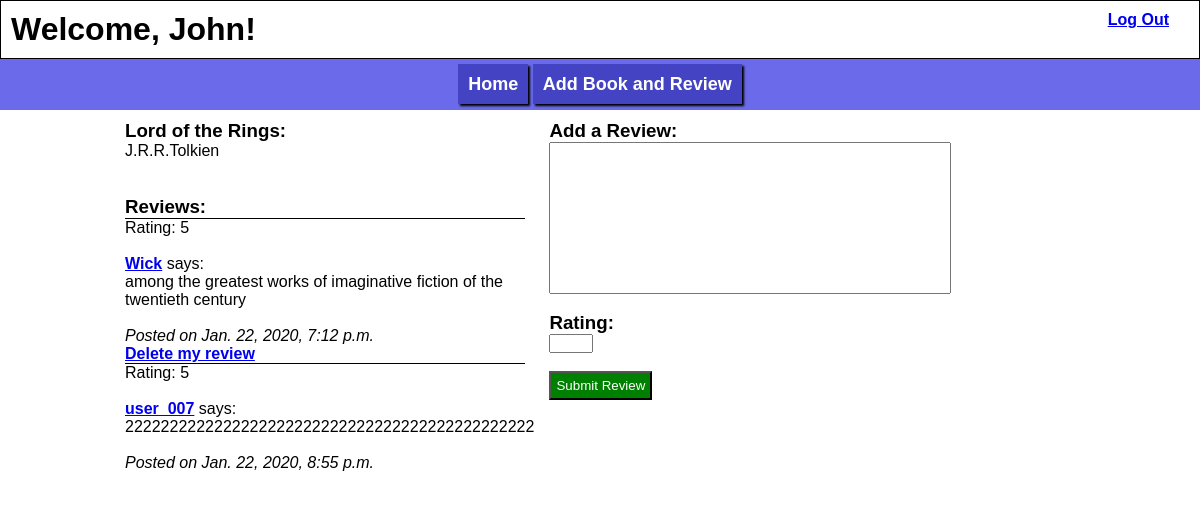
Screenshot of /books/1 (signed in) with the database file from the repository.
### login_app/models.py (models this page shows)
class User(models.Model):
    first_name = models.CharField(max_length = 255)
    alias = models.CharField(max_length = 255)
    email = models.CharField(max_length = 384)
    password = models.CharField(max_length = 60)
    objects = UserManager()
    created_at = models.DateTimeField(auto_now_add = True)
    updated_at = models.DateTimeField(auto_now = True)

### book_reviews_app/models.py (models this page shows)
class Book(models.Model):
    title = models.CharField(max_length = 100)
    author = models.ForeignKey(Author, related_name = "books", on_delete = models.CASCADE)
    created_at = models.DateTimeField(auto_now_add = True)
    updated_at = models.DateTimeField(auto_now = True)
    objects = BookManager()

class Author(models.Model):
    name = models.CharField(max_length = 100)
    created_at = models.DateTimeField(auto_now_add = True)
    updated_at = models.DateTimeField(auto_now = True)
    objects = AuthorManager()

class Review(models.Model):
    content = models.TextField()
    rating = models.IntegerField()
    user = models.ForeignKey(User, related_name = "reviews", on_delete = models.CASCADE)
    book = models.ForeignKey(Book, related_name = "reviews", on_delete = models.CASCADE)
    created_at = models.DateTimeField(auto_now_add = True)
    updated_at = models.DateTimeField(auto_now = True)
    objects = ReviewManager()

### book_reviews_app/views.py (the view)
# urls.py: path('<int:book_id>', views.book_info),
def book_info(request, book_id):
    context = {
        "book":Book.objects.get(id = book_id)
    }
    return render(request, "book_info.html", context)

### book_reviews_app/templates/book_info.html (shortened to what this page needs)
<!DOCTYPE html>
<html lang="en">
<head>
    {% load static %}
    <link rel="stylesheet" type="text/css" href="{% static 'books_style.css' %}">
</head>
<body>
    <header>
        <h1>Welcome, {{request.session.first_name}}!</h1>
        <a href="/books/logout">Log Out</a>
    </header>
    <nav>
        <a class="navigate_links" href="/books">Home</a>
        <a class="navigate_links" href="/books/add">Add Book and Review</a>
    </nav>
    <div id="wrapper">
        <main>
            <div class="review_parent">
                <h3>{{book.title}}:</h3>
                <p>{{book.author.name}}</p><br><br>
                <h3>Reviews:</h3>
                {% for review in book.reviews.all %}
                    <div class="review_child">
                        <p>Rating: {{review.rating}}</p><br>
                        <a href="/books/user/{{review.user.id}}">{{review.user.alias}}</a> says:
                        <p>{{review.content}}</p><br>
                        <p style="font-style: italic;">Posted on {{review.updated_at}}</p>
                        {% if review.user.id == request.session.user_id %}
                            <a href="/books/{{book.id}}/review/{{review.id}}/delete">Delete my review</a>
                        {% endif %}
                        <br>
                    </div>
                {% endfor %}
            </div>
            <div class="review">
                <form action="/books/{{book.id}}/add_review" method="POST">
                    <h3>Add a Review:</h3> <textarea name="review" cols="40" rows="10"></textarea><br>
                    <h3>Rating:</h3> <input type="number" name="rating" min="1" max="5"><br>
                    <input class="add_button" type="submit" value="Submit Review">
                </form>
                <ul class="errors">
                </ul>
            </div>
        </main>
    </div>
</body>
</html>

### login_app/static/books_style.css (style rules this page uses)
* { margin: 0px; padding: 0px; vertical-align: top; text-align: left; font-family: sans-serif; }
html, body { margin: 0px; height: 100%; }
#wrapper { height: 100%; }
main { margin: 0px auto; width: 970px; }
a { font-weight: bold; }
.review, .info { width: 400px; display: inline-block; padding: 10px; }
.review_parent { width: 400px; display: inline-block; padding: 10px; }
.review_child { border-top: black; border-top-style: groove; border-top-width: 1px; display: block; }
nav { margin: 0px; padding: 15px; text-align: center; background-color: rgb(106, 106, 235); }
.navigate_links { text-decoration: none; font-weight: bold; font-size: 18px; color: white; padding: 10px; background-color: rgb(67, 67, 195); box-shadow: 2px 2px 2px black; }
.add_button { padding: 5px; background-color: green; display: inline-block; color: white; }
.errors, .errors li { font-weight: bold; color: red; list-style-type: none; padding: 5px; }
header a, header h1 { display: inline-block; vertical-align: middle; }
header a { float: right; margin-right: 20px; }
header { margin: 0px; padding: 10px; border:1px solid black; }
textarea { resize: none; width: 100%; }
input, textarea { display: block; }

### rows the page displays
User: session.first_name "John"
Book: title "Lord of the Rings", author.name "J.R.R.Tolkien"
Review: rating "5", user.alias "Wick", content "among the greatest works of imaginative fiction of the twentieth century", updated_at "Jan. 22, 2020, 7:12 p.m."
Review: rating "5", user.alias "user_007", content "2222222222222222222222222222222222222222222222", updated_at "Jan. 22, 2020, 8:55 p.m."
